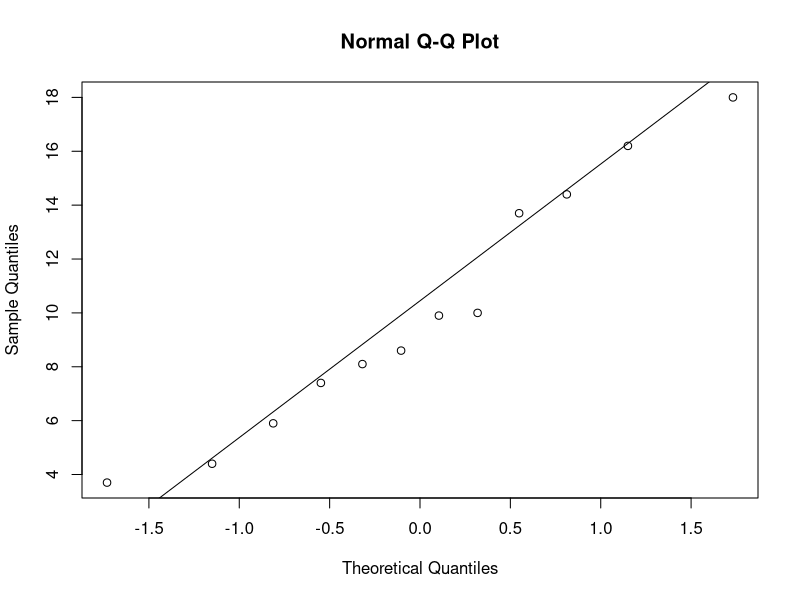
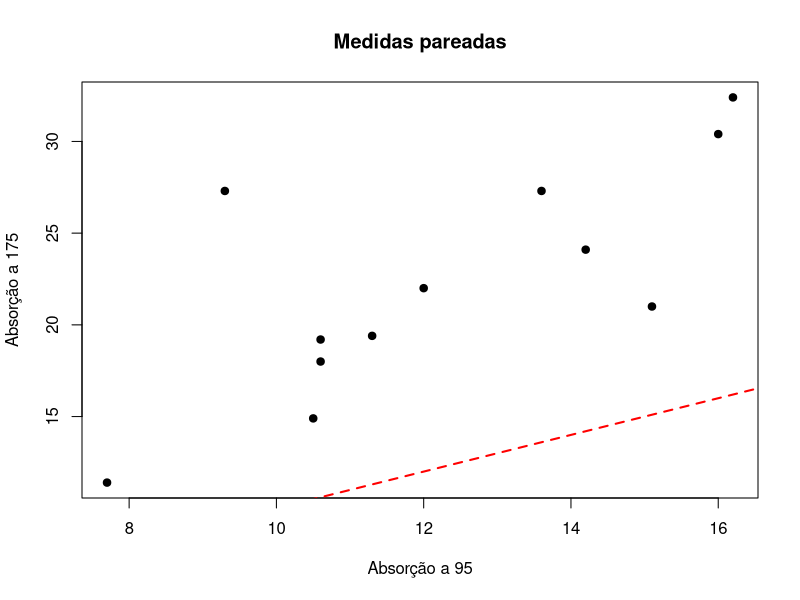
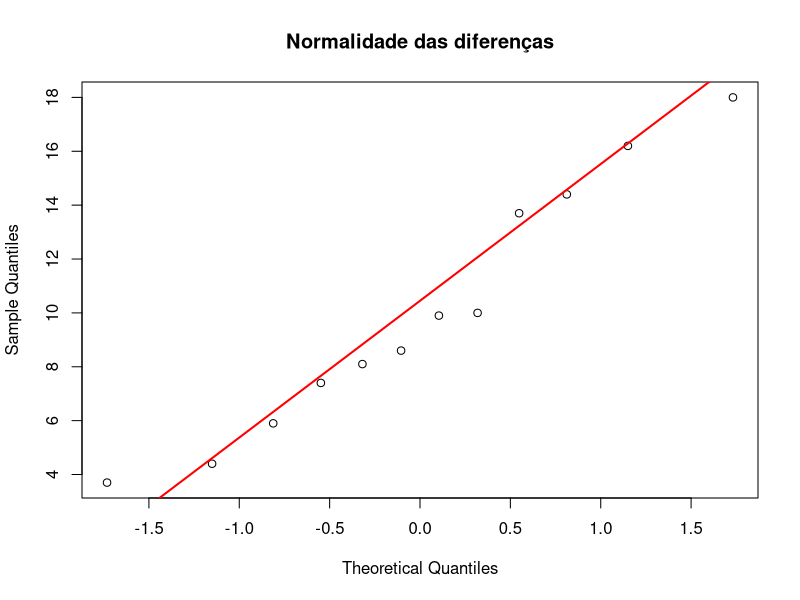

The R source for these figures, in order:
# Teste t pareado ----

# Ajuste e resultados ----
d <- subset(CO2, conc %in% c(95, 175))
wide <- reshape(d[, c("Plant", "conc", "uptake")], idvar = "Plant",
                timevar = "conc", direction = "wide")
resultado <- t.test(wide$uptake.175, wide$uptake.95,
                    paired = TRUE, conf.level = 0.95)
print(resultado)
qqnorm(wide$uptake.175 - wide$uptake.95); qqline(wide$uptake.175 - wide$uptake.95)

# Visualização e diagnóstico ----
dif <- wide$uptake.175 - wide$uptake.95
plot(wide$uptake.95, wide$uptake.175, pch = 19, xlab = "Absorção a 95", ylab = "Absorção a 175", main = "Medidas pareadas")
abline(0, 1, col = "red", lwd = 2, lty = 2)
qqnorm(dif, main = "Normalidade das diferenças")
qqline(dif, col = "red", lwd = 2)


# Análises unilaterais: use somente a direção definida antes da análise ----
# Ordem da diferença: absorção a 175 menos absorção a 95
# H1: diferenca media > 0
print(t.test(wide$uptake.175, wide$uptake.95, paired = TRUE, alternative = "greater"))
# H1: diferenca media < 0
print(t.test(wide$uptake.175, wide$uptake.95, paired = TRUE, alternative = "less"))
